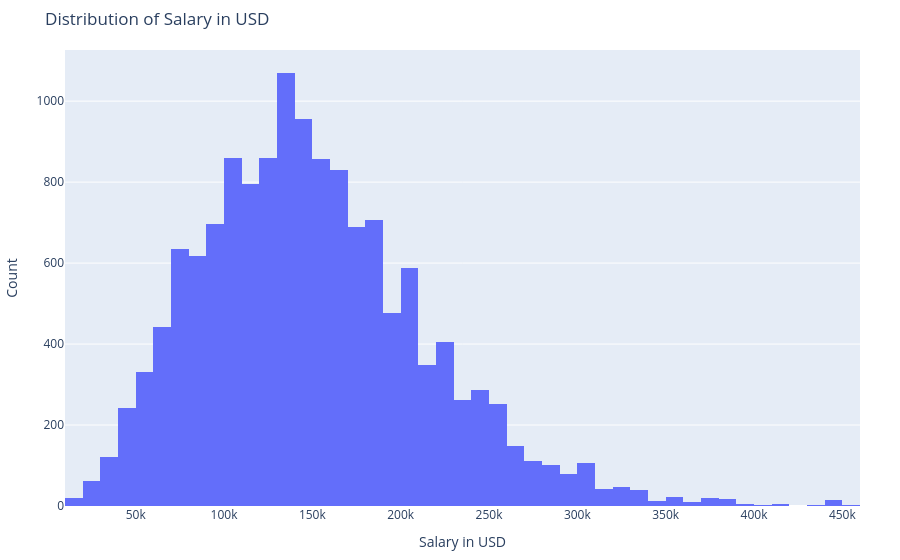

Notebook cell for this chart:
### Code cell
fig = px.histogram(
    jobdata,
    x='salary_in_usd',
    nbins=50,
    title='Distribution of Salary in USD'
)

fig.update_layout(
    xaxis_title='Salary in USD',
    yaxis_title='Count',
    margin=dict(l=40, r=40, t=50, b=40)
)

fig.show()

### Figure 1 — Plotly figure (JSON) as saved in the notebook; plotly's stock layout.template omitted (floating-point values rounded to 4 significant figures; data arrays with more than 128 entries replaced by an {"elided": "..."} marker saying what was removed)
{"data": [{"bingroup": "x", "hovertemplate": "salary_in_usd=%{x}<br>count=%{y}<extra></extra>", "legendgroup": "", "marker": {"color": "#636efa", "pattern": {"shape": ""}}, "name": "", "nbinsx": 50, "orientation": "v", "showlegend": false, "type": "histogram", "x": {"elided": "14199 int values"}, "xaxis": "x", "yaxis": "y"}], "layout": {"barmode": "relative", "legend": {"tracegroupgap": 0}, "margin": {"b": 40, "l": 40, "r": 40, "t": 50}, "title": {"text": "Distribution of Salary in USD"}, "xaxis": {"anchor": "y", "domain": [0, 1], "title": {"text": "Salary in USD"}}, "yaxis": {"anchor": "x", "domain": [0, 1], "title": {"text": "Count"}}}}
